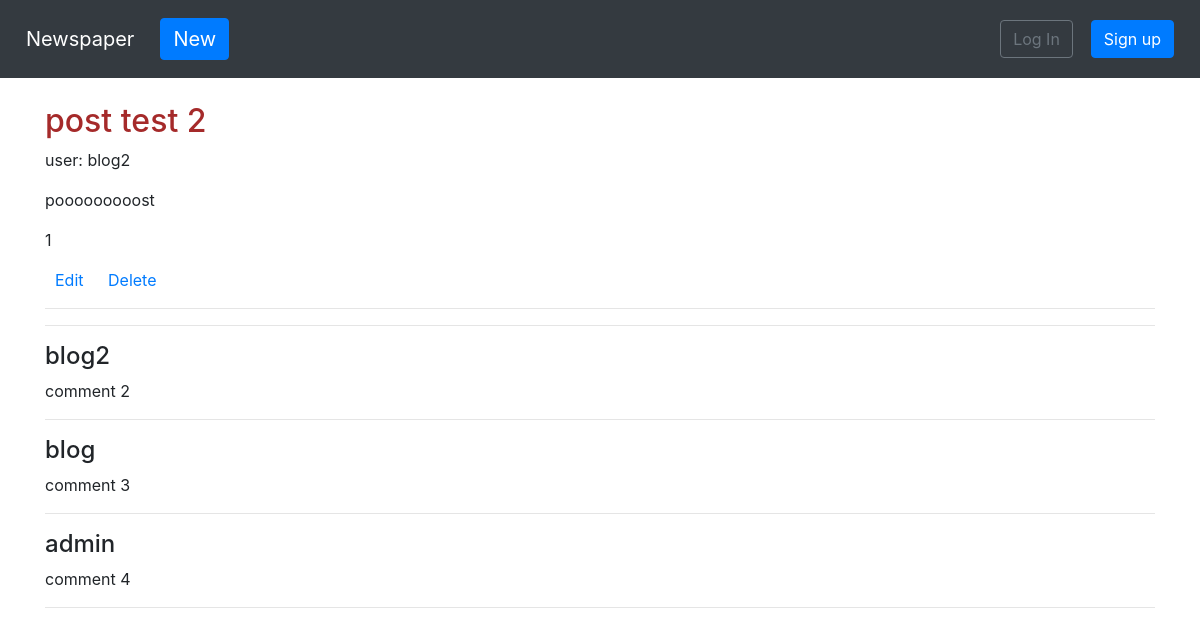
The page /post/5 on the database its author committed.
### blog/models.py (models this page shows, shortened)
class Post(models.Model):
    title = models.CharField(max_length=200)
    author = models.ForeignKey('accounts.CustomeUser', on_delete=models.CASCADE)
    body = models.TextField()
    hits = models.ManyToManyField(IPAddress, blank=True,related_name='hits', verbose_name='بازدیدها')

class Comment(models.Model):
    comment = models.TextField()
    author = models.ForeignKey(get_user_model(), on_delete=models.CASCADE)
    post = models.ForeignKey(Post, on_delete=models.CASCADE, related_name='comments')

### accounts/models.py (models this page shows)
class CustomeUser(AbstractUser):
    age = models.PositiveBigIntegerField(null=True, blank=True)
    about = models.TextField(default='', blank=True)

### blog/views.py (the view)
# urls.py: path('post/<int:pk>', DetailPost.as_view(), name='detail-post'),
class DetailPost(DetailView):
    model =Post
    template_name = 'blog/post.html'
    def get_object(self):
        pk = self.kwargs.get('pk')
        object = get_object_or_404(Post.objects.all(), id = pk)
        ip_address = self.request.user.ip_address
        if ip_address not in object.hits.all():
            object.hits.add(ip_address)
        return object

### templates/blog/post.html
{% extends 'blog/base.html' %}
{% block main %}
<div>
    <h2>{{object.title}}</h2>
    <p>user: {{object.author}}</p>
    <p>{{object.body}}</p>
    <p>{{object.hits.count}}</p>
</div>
<a href="{% url 'blog:update-post' post.pk %}">Edit</a>
<a href="{% url 'blog:delete-post' post.pk %}">Delete</a>
<hr>
<hr>
{% for cm in object.comments.all %}
    <div>
        <h4>{{cm.author}}</h4>
        <p>{{cm.comment}}</p>
    </div>
    <hr>
{% endfor %}
{% endblock %}

### static/css/style.css (style rules this page uses)
h2 { color: brown; }
a { margin: 10px; }

### rows shown on the page
Post: title "post test 2", author "blog2", body "pooooooooost", hits.count "1"
Comment: author "blog2", comment "comment 2"
Comment: author "blog", comment "comment 3"
Comment: author "admin", comment "comment 4"
